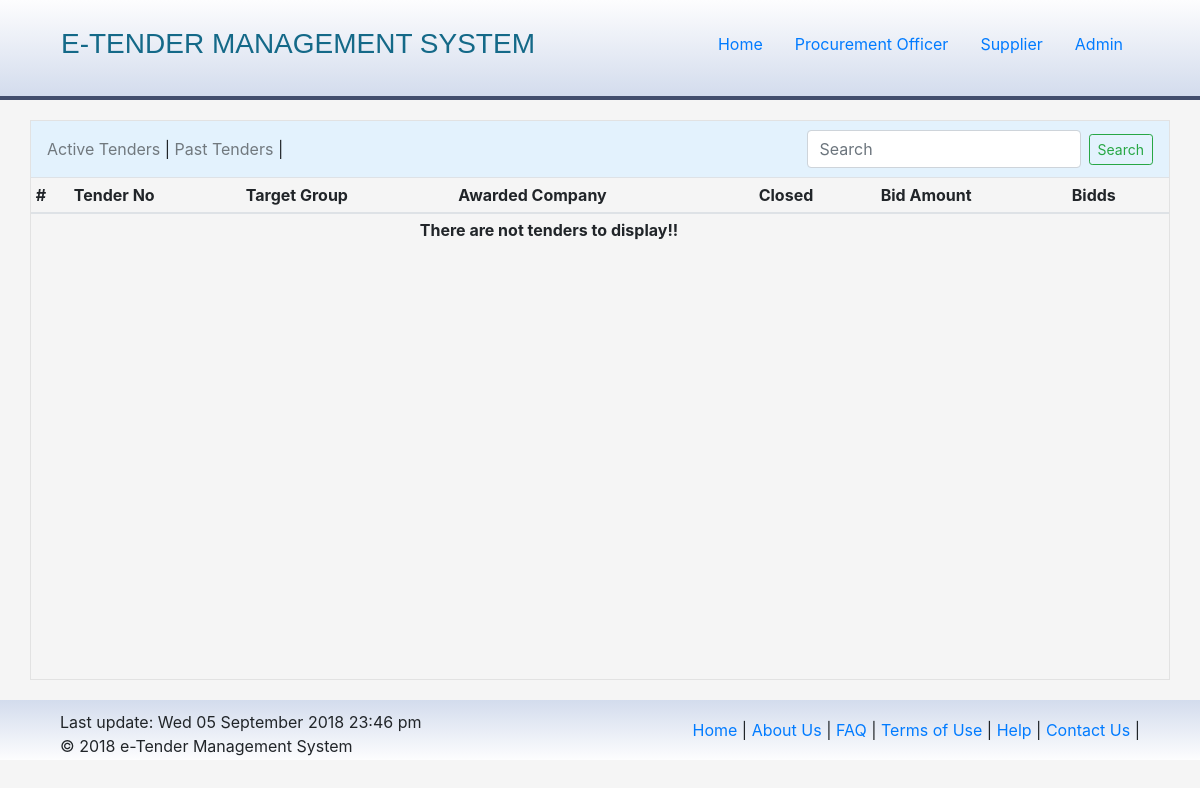
Page /pasttenders.php on the earlier database version.
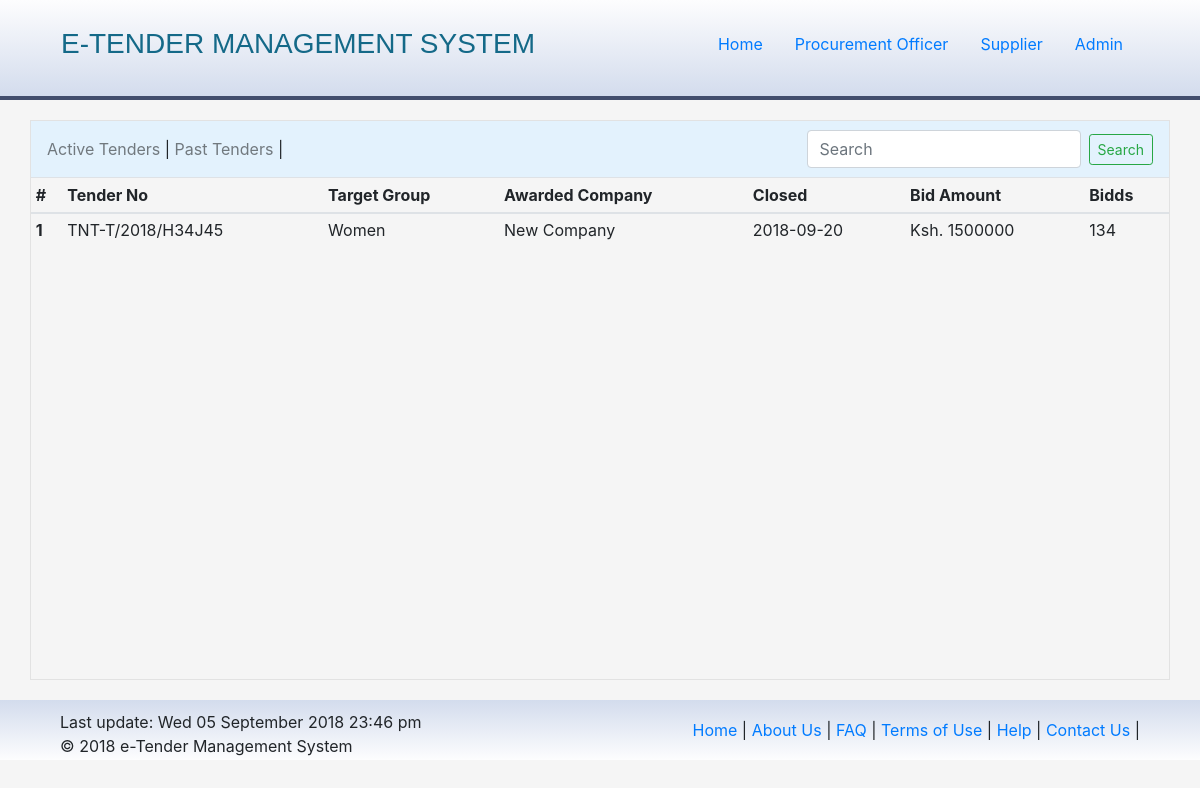
Same page on the later database version.
### tables this page shows
CREATE TABLE `tenders` (
  `_id` int(11) NOT NULL,
  `tender_number` varchar(100) NOT NULL,
  `tender_cat` varchar(50) NOT NULL,
  `tender_type` varchar(50) NOT NULL,
  `tender_security` varchar(50) NOT NULL DEFAULT '0',
  `tender_closing` varchar(100) NOT NULL,
  `tender_desc` text NOT NULL,
  `added_by` varchar(100) NOT NULL,
  `approved` tinyint(1) NOT NULL DEFAULT '0',
  `tender_bids` int(11) NOT NULL,
  `awarded` tinyint(1) NOT NULL,
  `tender_awarded` varchar(100) DEFAULT NULL,
  `bid_amount` int(11) DEFAULT NULL,
  `expired` tinyint(1) NOT NULL DEFAULT '0',
  `dateadded` timestamp NOT NULL DEFAULT CURRENT_TIMESTAMP
);

### pasttenders.php (the view, shortened to what this page needs)
<?php
  include 'include/head.php';
?>
<div class="container body padding0">
  <?php
    include 'include/navigation.php';
  ?>
  <table class="table table-sm table-hover">
    <thead>
      <tr>
        <th scope="col">#</th>
        <th scope="col">Tender No</th>
        <th scope="col">Target Group</th>
        <th scope="col">Awarded Company</th>
        <th scope="col">Closed</th>
        <th scope="col">Bid Amount</th>
        <th scope="col">Bidds</th>
      </tr>
    </thead>
    <tbody>
    <?php
        $sql = "SELECT * FROM tenders WHERE awarded = '1'";
        $query = mysqli_query($db, $sql);
        if (mysqli_num_rows($query) < 1) {
          echo "<tr>
                  <th colspan='6' class='text-center'>There are not tenders to display!!</th>
                </tr>";
        }
        $count = 0;
        while ($row = mysqli_fetch_assoc($query)) {
          $t_num = $row['tender_number'];
          $t_cat = $row['tender_cat'];
          $t_desc = $row['tender_desc'];
          $t_closing = $row['tender_closing'];
          $t_awarded = $row['tender_awarded'];
          $t_bids = $row['tender_bids'];
          $t_amount = $row['bid_amount'];
          $count++;
          switch ($t_cat) {
            case 'w':
              $category = "Women";
              break;
          }
          echo "
            <tr class='t-row'>
              <th scope='row'>$count</th>
              <td><span data-container='body' data-toggle='popover' title='$t_num' data-placement='bottom' data-content='$t_desc'>$t_num</span></td>
              <td>$category</td>
              <td>$t_awarded</td>
              <td>$t_closing</td>
              <td>Ksh. $t_amount</td>
              <td>$t_bids</td>
            </tr>
          ";
        }
      ?>
    </tbody>
  </table>
<?php
  include 'include/footer.php';
?>

### include/head.php (shortened to what this page needs)
<!DOCTYPE html>
<html>
  <head>
    <link rel="stylesheet" href="https://maxcdn.bootstrapcdn.com/bootstrap/4.0.0/css/bootstrap.min.css">
    <link rel="stylesheet" href="https://jqueryvalidation.org/files/demo/site-demos.css">
    <link rel="stylesheet" type="text/css" href="css/styles.css">
  </head>
  <body>
    <div class="container-fluid padding0">
      <div id="header">
        <div class="container">
          <nav class="navbar ">
            <a class="navbar-brand" id="brand">E-TENDER MANAGEMENT SYSTEM</a>
            <?php if (!$_SESSION['_login']) { ?>
            <ul class="nav justify-content-end">
              <li class="nav-item">
                <a class="nav-link active" href="index.php">Home</a>
              </li>
              <?php if (!$_SESSION['_loginA']) { ?>
              <li class="nav-item">
                <a class="nav-link" id="top-nav-link" data-toggle="modal" data-target="#loginModalOfficer">Procurement Officer</a>
              </li>
              <li class="nav-item">
                <a class="nav-link" id="top-nav-link" data-toggle="modal" data-target="#loginModal">Supplier</a>
              </li>
              <?php } ?>
              <li class="nav-item">
                <a class="nav-link" href="admin">Admin</a>
              </li>
            </ul>
            <?php } if ($_SESSION['_login']) { ?>
              <ul class="nav ">
                <li class="nav-item">
                  <a class="nav-link active" href="index.php">Home</a>
                </li>
              </ul>
            <div class="dropdown">
              <a class="btn dropdown-toggle" style="font-size: 22px;" href="#" role="button" id="profile" data-toggle="dropdown" aria-haspopup="true" aria-expanded="false">
                <?php if ($username) { echo $username; } else { echo $_SESSION['_user']['username']; } ?> <i class="material-icons" style="font-size: 22px;">account_circle</i>
              </a>
              <div class="dropdown-menu" aria-labelledby="profile">
                <a class="dropdown-item" href="#">Profile</a>
                <?php if ($_SESSION['_user']['level'] == 'supplier') { ?>
                  <a class="dropdown-item" href="activebids.php">Active Bids</a>
                  <a class="dropdown-item" href="pastbids.php">Past Tenders</a>
                  <a class="dropdown-item" href="company.php">Company Details</a>
                <?php } if ($_SESSION['_user']['level'] === 'officer') { ?>
                  <a class="dropdown-item" href="tenderadd.php">Add Tender</a>
                  <a class="dropdown-item" href="tenderverify.php">Verify Applications</a>
                  <a class="dropdown-item" href="activebids.php">Companies</a>
                  <a class="dropdown-item" href="activebids.php">Verify Bids</a>
                <?php } ?>
                <div class="dropdown-divider"></div>
                <a class="dropdown-item" href="functions/logout.php">Sign Out</a>
              </div>
            </div>
            <?php } ?>
          </nav>
        </div>
      </div>

### include/navigation.php
<nav class="navbar navbar-light" style="background-color: #e3f2fd;">
  <ul class="navbar-nav">
    <li class="nav-item">
      <a class="nav-link" href="index.php">Active Tenders</a>
    </li> |
    <li class="nav-item">
      <a class="nav-link" href="pasttenders.php">Past Tenders</a>
    </li> |
  </ul>
  <form class="form-inline">
    <input class="form-control mr-sm-2" type="search" placeholder="Search" aria-label="Search">
    <button class="btn btn-outline-success my-2 my-sm-0 btn-sm" type="submit">Search</button>
  </form>
</nav>

### include/footer.php (shortened to what this page needs)
      </div>
      <div id="footer">
        <div class="container">
          <div class="col-5 float-left">
            <div>Last update: <?php echo date('D d F Y G:i a'); ?></div>
            <div>&copy; <?php echo date('Y'); ?> e-Tender Management System</div>
          </div>
          <div class="col-7 float-right text-right">
            <ul class="navbar-nav">
              <li class="nav-item">
                <a class="nav-link" href="index.php">Home</a>
              </li> |
              <li class="nav-item">
                <a class="nav-link" href="about.php">About Us</a>
              </li> |
               <li class="nav-item">
                <a class="nav-link" href="faq.php">FAQ</a>
              </li> |
               <li class="nav-item">
                <a class="nav-link" href="terms.php">Terms of Use</a>
              </li> |
               <li class="nav-item">
                <a class="nav-link" href="help.php">Help</a>
              </li> |
              <li class="nav-item">
                <a class="nav-link" href="contact.php">Contact Us</a>
              </li> |
            </ul>
          </div>
        </div>
      </div>
    </div>
  </body>
</html>

### css/styles.css (style rules this page uses)
.padding0 { padding: 0!important; }
body { background: #f5f5f5; height: 100%; }
.container-fluid { position: relative!important; height: 100vh; }
#header { padding: 10px 0; min-height: 100px; border-bottom: 4px solid #424E6D; background: linear-gradient(#FDFDFE, #D3DCED); }
#brand { font-size: 28px; color: rgb(20, 105, 136); font-family: 'Teko', sans-serif; }
#top-nav-link { cursor: pointer; color: #007bff; }
.body { min-height: 70%; margin: 20px auto; border: 1px solid #e2e2e2; }
.navbar-nav { display: inline-block!important; }
.nav-item { display: inline-block!important; }
table > tbody > tr { cursor: pointer; }
#footer { width: 100%; padding: 10px 0; min-height: 60px; position: relative; bottom: 0; background: linear-gradient(#D3DCED, #FDFDFE); }

Differences in the rows shown:
added tenders: tender_number "TNT-T/2018/H34J45", tender_cat "Women", tender_awarded "New Company", tender_closing "2018-09-20", bid_amount "1500000", tender_bids "134"
Other differences:
text no longer shown: "There are not tenders to display!!"
